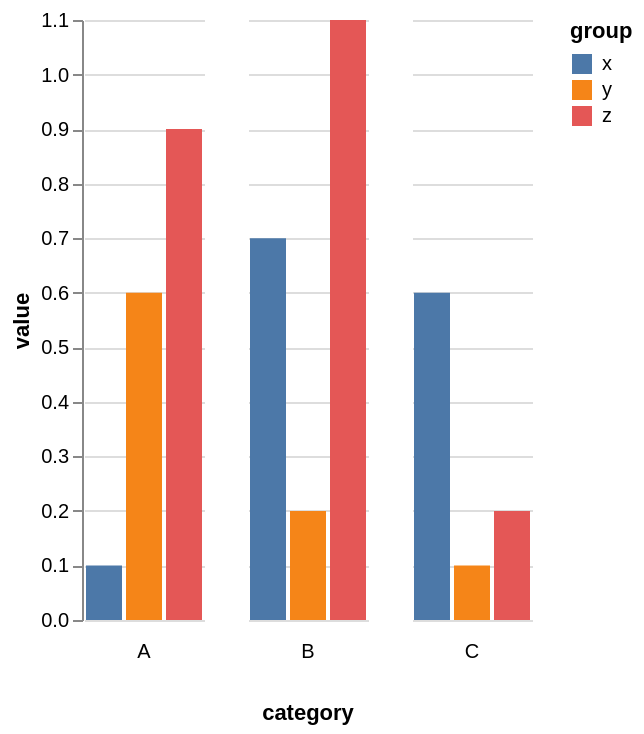

The specification (Vega-Lite) saved for this image:
### Vega-Lite specification from a JSON file in a GitHub repository (floating-point values rounded to 4 significant figures)
{"$schema": "https://vega.github.io/schema/vega-lite/v6.json", "data": {"values": [{"category": "A", "group": "x", "value": 0.1}, {"category": "A", "group": "y", "value": 0.6}, {"category": "A", "group": "z", "value": 0.9}, {"category": "B", "group": "x", "value": 0.7}, {"category": "B", "group": "y", "value": 0.2}, {"category": "B", "group": "z", "value": 1.1}, {"category": "C", "group": "x", "value": 0.6}, {"category": "C", "group": "y", "value": 0.1}, {"category": "C", "group": "z", "value": 0.2}]}, "config": {"view": {"stroke": "transparent"}}, "facet": {"column": {"field": "category", "header": {"orient": "bottom"}}}, "spec": {"mark": "bar", "encoding": {"y": {"field": "value", "type": "quantitative"}, "x": {"field": "group", "axis": null}, "color": {"field": "group"}}}}
